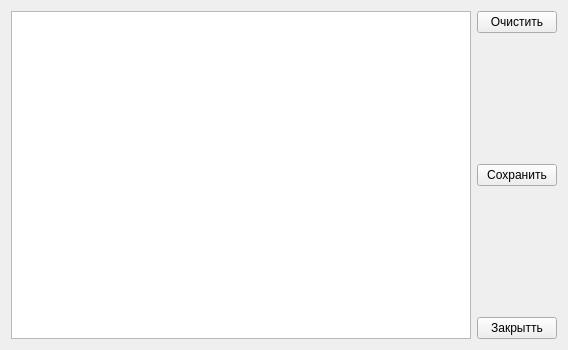
<?xml version="1.0" encoding="UTF-8"?>
<ui version="4.0">
 <class>Form</class>
 <widget class="QWidget" name="Form">
  <property name="geometry">
   <rect>
    <x>0</x>
    <y>0</y>
    <width>568</width>
    <height>350</height>
   </rect>
  </property>
  <property name="windowTitle">
   <string>Form</string>
  </property>
  <layout class="QHBoxLayout" name="horizontalLayout">
   <item>
    <widget class="QTextEdit" name="textEdit"/>
   </item>
   <item>
    <layout class="QVBoxLayout" name="verticalLayout_2">
     <item>
      <widget class="QPushButton" name="btnClear">
       <property name="text">
        <string>Очистить</string>
       </property>
      </widget>
     </item>
     <item>
      <spacer name="verticalSpacer">
       <property name="orientation">
        <enum>Qt::Vertical</enum>
       </property>
       <property name="sizeHint" stdset="0">
        <size>
         <width>20</width>
         <height>40</height>
        </size>
       </property>
      </spacer>
     </item>
     <item>
      <widget class="QPushButton" name="pushButton_3">
       <property name="text">
        <string>Сохранить</string>
       </property>
      </widget>
     </item>
     <item>
      <spacer name="verticalSpacer_2">
       <property name="orientation">
        <enum>Qt::Vertical</enum>
       </property>
       <property name="sizeHint" stdset="0">
        <size>
         <width>20</width>
         <height>40</height>
        </size>
       </property>
      </spacer>
     </item>
     <item>
      <widget class="QPushButton" name="btnQuit">
       <property name="text">
        <string>Закрытть</string>
       </property>
      </widget>
     </item>
    </layout>
   </item>
  </layout>
 </widget>
 <resources/>
 <connections/>
</ui>
